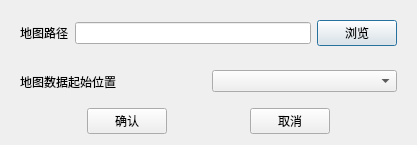
<?xml version="1.0" encoding="UTF-8"?>
<ui version="4.0">
 <class>zchxMapSourceDialog</class>
 <widget class="QDialog" name="zchxMapSourceDialog">
  <property name="geometry">
   <rect>
    <x>0</x>
    <y>0</y>
    <width>417</width>
    <height>145</height>
   </rect>
  </property>
  <property name="windowTitle">
   <string>瓦片地图数据源设定</string>
  </property>
  <layout class="QVBoxLayout" name="verticalLayout">
   <item>
    <widget class="QFrame" name="source_frame">
     <layout class="QHBoxLayout" name="horizontalLayout">
      <item>
       <widget class="QLabel" name="label">
        <property name="text">
         <string>地图路径</string>
        </property>
       </widget>
      </item>
      <item>
       <widget class="QLineEdit" name="url"/>
      </item>
      <item>
       <widget class="QPushButton" name="browse">
        <property name="text">
         <string>浏览</string>
        </property>
       </widget>
      </item>
     </layout>
    </widget>
   </item>
   <item>
    <widget class="QFrame" name="pos_frame">
     <layout class="QHBoxLayout" name="horizontalLayout_2">
      <item>
       <widget class="QLabel" name="label_2">
        <property name="text">
         <string>地图数据起始位置</string>
        </property>
       </widget>
      </item>
      <item>
       <widget class="QComboBox" name="pos"/>
      </item>
     </layout>
    </widget>
   </item>
   <item>
    <layout class="QHBoxLayout" name="btn_frame">
     <item>
      <spacer name="horizontalSpacer">
       <property name="orientation">
        <enum>Qt::Horizontal</enum>
       </property>
       <property name="sizeHint" stdset="0">
        <size>
         <width>40</width>
         <height>20</height>
        </size>
       </property>
      </spacer>
     </item>
     <item>
      <widget class="QPushButton" name="ok">
       <property name="text">
        <string>确认</string>
       </property>
      </widget>
     </item>
     <item>
      <spacer name="horizontalSpacer_2">
       <property name="orientation">
        <enum>Qt::Horizontal</enum>
       </property>
       <property name="sizeHint" stdset="0">
        <size>
         <width>40</width>
         <height>20</height>
        </size>
       </property>
      </spacer>
     </item>
     <item>
      <widget class="QPushButton" name="cancel">
       <property name="text">
        <string>取消</string>
       </property>
      </widget>
     </item>
     <item>
      <spacer name="horizontalSpacer_3">
       <property name="orientation">
        <enum>Qt::Horizontal</enum>
       </property>
       <property name="sizeHint" stdset="0">
        <size>
         <width>40</width>
         <height>20</height>
        </size>
       </property>
      </spacer>
     </item>
    </layout>
   </item>
  </layout>
 </widget>
 <resources/>
 <connections/>
</ui>
